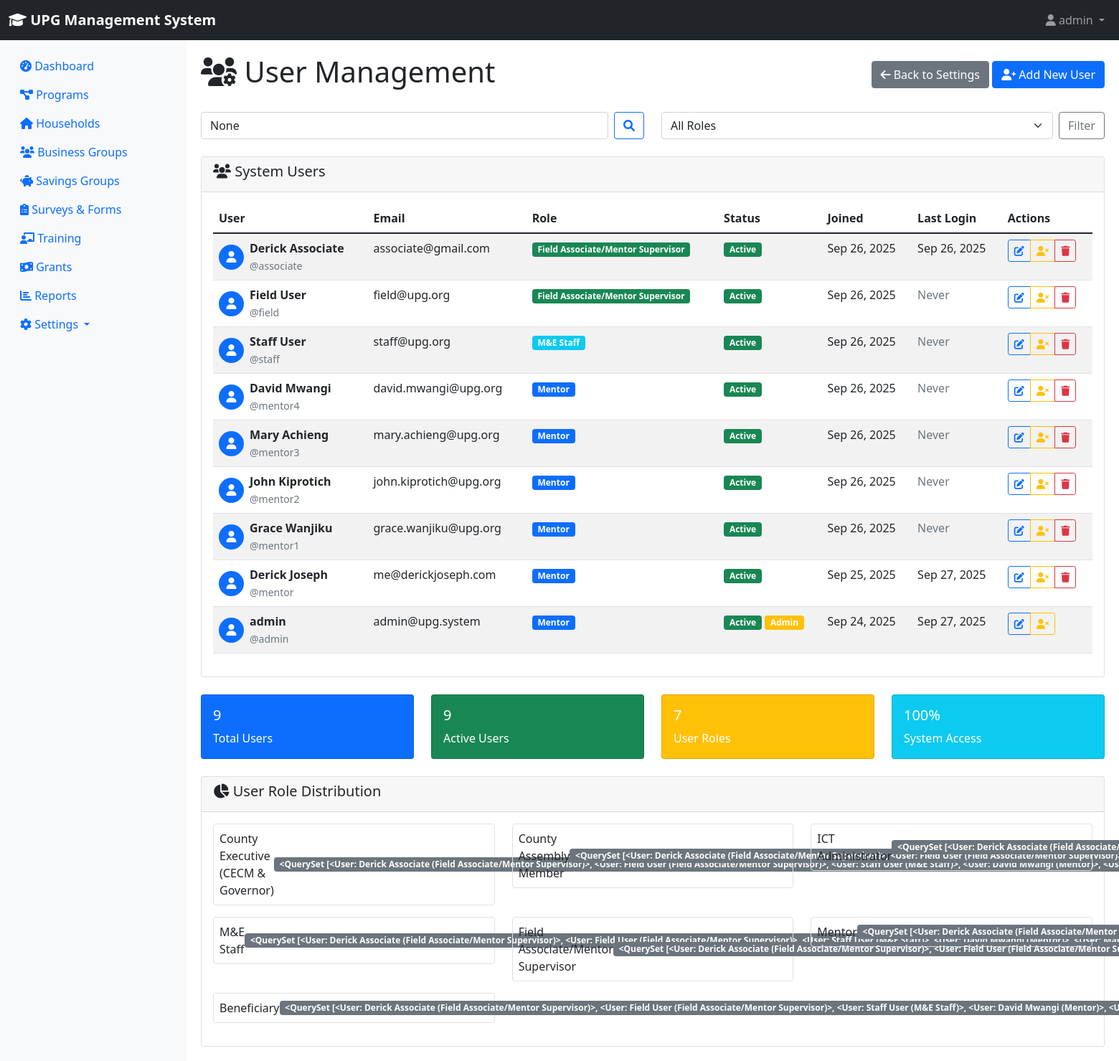
The page /settings/users/ (signed in) on the database its author committed.
### accounts/models.py (models this page shows, shortened)
class User(AbstractUser):
    ROLE_CHOICES = [
        ('county_executive', 'County Executive (CECM & Governor)'),
        ('county_assembly', 'County Assembly Member'),
        ('ict_admin', 'ICT Administrator'),
        ('me_staff', 'M&E Staff'),
        ('field_associate', 'Field Associate/Mentor Supervisor'),
        ('mentor', 'Mentor'),
        ('beneficiary', 'Beneficiary'),
    ]
    email = models.EmailField(unique=True)
    role = models.CharField(max_length=20, choices=ROLE_CHOICES, default='mentor')
    phone_number = models.CharField(max_length=15, blank=True)
    office = models.CharField(max_length=100, blank=True)
    country = models.CharField(max_length=50, default='Kenya')
    is_active = models.BooleanField(default=True)
    created_at = models.DateTimeField(auto_now_add=True)
    updated_at = models.DateTimeField(auto_now=True)
    def __str__(self):
        return f"{self.get_full_name()} ({self.get_role_display()})"
    class Meta:
        db_table = 'upg_users'

### settings_module/views.py (the view, shortened to what this page needs)
# urls.py: path('users/', views.user_management, name='user_management'),
@login_required
def user_management(request):
    if not (request.user.is_superuser or request.user.role == 'ict_admin'):
        messages.error(request, 'You do not have permission to manage users.')
        return redirect('settings:settings_dashboard')
    users = User.objects.all().order_by('-date_joined')
    search_query = request.GET.get('search')
    role_filter = request.GET.get('role')
    if role_filter:
        users = users.filter(role=role_filter)
    paginator = Paginator(users, 10)
    page_number = request.GET.get('page')
    users = paginator.get_page(page_number)
    context = {
        'page_title': 'User Management',
        'users': users,
        'role_choices': User.ROLE_CHOICES,
        'search_query': search_query,
        'selected_role': role_filter,
    }
    return render(request, 'settings_module/user_management.html', context)

### core/context_processors.py (called while the page is built, shortened)
def system_alerts(request):
    if request.user.is_authenticated:
        from settings_module.models import SystemAlert, UserAlertDismissal
        from django.utils import timezone
        active_alerts = SystemAlert.objects.filter(
            is_active=True,
            show_until__gt=timezone.now()
        )
        user_alerts = []
        return {
            'system_alerts': user_alerts,
            'alerts_count': len(user_alerts),
        }
    return {}

### settings_module/templates/settings_module/user_management.html (shortened to what this page needs)
{% extends 'base.html' %}
{% block content %}
<div class="d-flex justify-content-between align-items-center mb-4">
    <h1><i class="fas fa-users-cog"></i> {{ page_title }}</h1>
    <div>
        <a href="{% url 'settings:settings_dashboard' %}" class="btn btn-secondary">
            <i class="fas fa-arrow-left"></i> Back to Settings
        </a>
        <a href="{% url 'settings:user_create' %}" class="btn btn-primary">
            <i class="fas fa-user-plus"></i> Add New User
        </a>
    </div>
</div>
<div class="row mb-4">
    <div class="col-md-6">
        <form method="get" class="d-flex">
            <input type="text" name="search" class="form-control me-2" placeholder="Search users..." value="{{ search_query }}">
            <button type="submit" class="btn btn-outline-primary">
                <i class="fas fa-search"></i>
            </button>
        </form>
    </div>
    <div class="col-md-6">
        <form method="get" class="d-flex">
            <select name="role" class="form-select me-2">
                <option value="">All Roles</option>
            </select>
            <button type="submit" class="btn btn-outline-secondary">Filter</button>
        </form>
    </div>
</div>
<div class="card">
    <div class="card-header">
        <h5><i class="fas fa-users"></i> System Users</h5>
    </div>
    <div class="card-body">
        {% if users %}
        <div class="table-responsive">
            <table class="table table-striped table-hover">
                <thead>
                    <tr>
                        <th>User</th>
                        <th>Email</th>
                        <th>Role</th>
                        <th>Status</th>
                        <th>Joined</th>
                        <th>Last Login</th>
                        <th>Actions</th>
                    </tr>
                </thead>
                <tbody>
                    {% for user in users %}
                    <tr>
                        <td>
                            <div class="d-flex align-items-center">
                                <div class="bg-primary text-white rounded-circle d-flex align-items-center justify-content-center me-2" style="width: 35px; height: 35px;">
                                    <i class="fas fa-user"></i>
                                </div>
                                <div>
                                    <strong>{{ user.get_full_name|default:user.username }}</strong>
                                    <br><small class="text-muted">@{{ user.username }}</small>
                                </div>
                            </div>
                        </td>
                        <td>{{ user.email|default:'-' }}</td>
                        <td>
                            <span class="badge bg-{% if user.role == 'ict_admin' %}danger{% elif user.role == 'county_executive' %}warning{% elif user.role == 'me_staff' %}info{% elif user.role == 'field_associate' %}success{% elif user.role == 'mentor' %}primary{% else %}secondary{% endif %}">
                                {{ user.get_role_display }}
                            </span>
                        </td>
                        <td>
                            {% if user.is_active %}
                                <span class="badge bg-success">Active</span>
                            {% else %}
                                <span class="badge bg-danger">Inactive</span>
                            {% endif %}
                            {% if user.is_superuser %}
                                <span class="badge bg-warning">Admin</span>
                            {% endif %}
                        </td>
                        <td>{{ user.date_joined|date:"M d, Y" }}</td>
                        <td>
                            {% if user.last_login %}
                                {{ user.last_login|date:"M d, Y" }}
                            {% else %}
                                <span class="text-muted">Never</span>
                            {% endif %}
                        </td>
                        <td>
                            <div class="btn-group btn-group-sm">
                                <a href="{% url 'settings:user_edit' user.id %}" class="btn btn-outline-primary" title="Edit User">
                                    <i class="fas fa-edit"></i>
                                </a>
                                {% if not user.is_superuser or request.user.is_superuser %}
                                <button class="btn btn-outline-warning" onclick="toggleUserStatus({{ user.id }}, '{{ user.is_active|yesno:'deactivate,activate' }}')" title="{% if user.is_active %}Deactivate{% else %}Activate{% endif %} User">
                                    {% if user.is_active %}
                                        <i class="fas fa-user-times"></i>
                                    {% else %}
                                        <i class="fas fa-user-check"></i>
                                    {% endif %}
                                </button>
                                {% endif %}
                                {% if user != request.user and not user.is_superuser %}
                                <a href="{% url 'settings:user_delete' user.id %}" class="btn btn-outline-danger" title="Delete User">
                                    <i class="fas fa-trash"></i>
                                </a>
                                {% endif %}
                            </div>
                        </td>
                    </tr>
                    {% endfor %}
                </tbody>
            </table>
        </div>
        {% else %}
        <div class="text-center py-5">
            <i class="fas fa-users fa-3x text-muted mb-3"></i>
            <h4 class="text-muted">No Users Found</h4>
            <p class="text-muted">No users match your search criteria.</p>
        </div>
        {% endif %}
    </div>
</div>
<div class="row mt-4">
    <div class="col-md-3">
        <div class="card bg-primary text-white">
            <div class="card-body">
                <h5>{{ users.paginator.count }}</h5>
                <p class="mb-0">Total Users</p>
            </div>
        </div>
    </div>
    <div class="col-md-3">
        <div class="card bg-success text-white">
            <div class="card-body">
                <h5>{{ users.paginator.object_list|length }}</h5>
                <p class="mb-0">Active Users</p>
            </div>
        </div>
    </div>
    <div class="col-md-3">
        <div class="card bg-warning text-white">
            <div class="card-body">
                <h5>7</h5>
                <p class="mb-0">User Roles</p>
            </div>
        </div>
    </div>
    <div class="col-md-3">
        <div class="card bg-info text-white">
            <div class="card-body">
                <h5>100%</h5>
                <p class="mb-0">System Access</p>
            </div>
        </div>
    </div>
</div>
<div class="row mt-4">
    <div class="col-12">
        <div class="card">
            <div class="card-header">
                <h5><i class="fas fa-chart-pie"></i> User Role Distribution</h5>
            </div>
            <div class="card-body">
                <div class="row">
                    {% for value, label in role_choices %}
                    <div class="col-md-6 col-lg-4 mb-3">
                        <div class="d-flex justify-content-between align-items-center border rounded p-2">
                            <span>{{ label }}</span>
                            <span class="badge bg-secondary">
                                {{ users.paginator.object_list|default_if_none:0 }}
                            </span>
                        </div>
                    </div>
                    {% endfor %}
                </div>
            </div>
        </div>
    </div>
</div>
{% endblock %}

### templates/base.html (shortened to what this page needs)
<!DOCTYPE html>
<html lang="en">
<head>
    <link href="https://cdn.jsdelivr.net/npm/bootstrap@5.1.3/dist/css/bootstrap.min.css" rel="stylesheet">
    <link href="https://cdnjs.cloudflare.com/ajax/libs/font-awesome/6.0.0/css/all.min.css" rel="stylesheet">
</head>
<body>
    <nav class="navbar navbar-expand-lg navbar-dark bg-dark">
        <div class="container-fluid">
            <a class="navbar-brand" href="{% url 'dashboard:dashboard' %}">
                <i class="fas fa-graduation-cap"></i> UPG Management System
            </a>
            {% if user.is_authenticated %}
            <div class="navbar-nav ms-auto">
                <div class="nav-item dropdown">
                    <a class="nav-link dropdown-toggle" href="#" role="button" data-bs-toggle="dropdown">
                        <i class="fas fa-user"></i> {{ user.get_full_name|default:user.username }}
                    </a>
                </div>
            </div>
            {% endif %}
        </div>
    </nav>
    <div class="container-fluid">
        <div class="row">
            {% if user.is_authenticated %}
            <nav class="col-md-2 d-none d-md-block sidebar">
                <div class="sidebar-sticky pt-3">
                    <ul class="nav flex-column">
                        <li class="nav-item">
                            <a class="nav-link {% if request.resolver_match.url_name == 'dashboard' %}active{% endif %}"
                               href="{% url 'dashboard:dashboard' %}">
                                <i class="fas fa-tachometer-alt"></i> Dashboard
                            </a>
                        </li>
                        {% if perms.can_view_programs %}
                        <li class="nav-item">
                            <a class="nav-link" href="{% url 'programs:program_list' %}">
                                <i class="fas fa-project-diagram"></i> Programs
                            </a>
                        </li>
                        {% endif %}
                        {% if perms.can_view_households %}
                        <li class="nav-item">
                            <a class="nav-link" href="{% url 'households:household_list' %}">
                                <i class="fas fa-home"></i> Households
                            </a>
                        </li>
                        {% endif %}
                        {% if perms.can_view_business_groups %}
                        <li class="nav-item">
                            <a class="nav-link" href="{% url 'business_groups:group_list' %}">
                                <i class="fas fa-users"></i> Business Groups
                            </a>
                        </li>
                        {% endif %}
                        {% if perms.can_view_savings_groups %}
                        <li class="nav-item">
                            <a class="nav-link" href="{% url 'savings_groups:savings_list' %}">
                                <i class="fas fa-piggy-bank"></i> Savings Groups
                            </a>
                        </li>
                        {% endif %}
                        {% if perms.can_view_surveys %}
                        <li class="nav-item">
                            <a class="nav-link" href="{% url 'surveys:survey_list' %}">
                                <i class="fas fa-clipboard-list"></i> Surveys & Forms
                            </a>
                        </li>
                        {% endif %}
                        {% if perms.can_view_training %}
                        <li class="nav-item">
                            <a class="nav-link" href="{% url 'training:training_list' %}">
                                <i class="fas fa-chalkboard-teacher"></i> Training
                            </a>
                        </li>
                        {% endif %}
                        {% if perms.can_view_grants %}
                        <li class="nav-item">
                            <a class="nav-link" href="{% url 'grants:grants_dashboard' %}">
                                <i class="fas fa-money-bill-wave"></i> Grants
                            </a>
                        </li>
                        {% endif %}
                        {% if perms.can_view_reports %}
                        <li class="nav-item">
                            <a class="nav-link" href="{% url 'reports:report_list' %}">
                                <i class="fas fa-chart-bar"></i> Reports
                            </a>
                        </li>
                        {% endif %}
                        {% if perms.can_view_settings %}
                        <li class="nav-item dropdown">
                            <a class="nav-link dropdown-toggle" href="#" role="button" data-bs-toggle="dropdown">
                                <i class="fas fa-cog"></i> Settings
                            </a>
                        </li>
                        {% endif %}
                    </ul>
                </div>
            </nav>
            {% endif %}
            <main role="main" class="{% if user.is_authenticated %}col-md-10 ml-sm-auto{% else %}col-12{% endif %} content-wrapper">
                {% block content %}{% endblock %}
            </main>
        </div>
    </div>
</body>
</html>

### templates/base.html (style rules this page uses)
.navbar-brand { font-weight: bold; }
.sidebar { min-height: 100vh; background-color: #f8f9fa; }
.content-wrapper { padding: 20px; }

### rows shown on the page
User: get_full_name "admin", username "admin", email "admin@upg.system", role "Mentor", is_active "Active", is_superuser "Admin", date_joined "Sep 24, 2025", last_login "Sep 27, 2025"
User: get_full_name "Derick Associate", username "associate", email "associate@gmail.com", role "Field Associate/Mentor Supervisor", is_active "Active", date_joined "Sep 26, 2025", last_login "Sep 26, 2025", is_superuser False (drawn), paginator.object_list "<QuerySet [<User: Derick Associate (Field Associate/Mentor Supervisor)>, <User: Field User (Field Associate/Mentor Supervisor)>, <User: Staff User (M&E Staff)>, <User: David Mwangi (Mentor)>,…" "<QuerySet [<User: Derick Associate (Field Associate/Mentor Supervisor)>, <User: Field User (Field Associate/Mentor…" "<QuerySet [<User: Derick Associate (Field…" "<QuerySet [<User: Derick Associate (Field Associate/Mentor Supervisor)>, <User: Field User (Field Associate/Mentor Supervisor)>, <User: Staff User (M&E Staff)>, <User: David Mwangi (Mentor)>, <User:…" "<QuerySet [<User: Derick Associate (Field Associate/Mentor Supervisor)>, <User: Field User (Field Associate/Mentor…" "<QuerySet [<User: Derick Associate (Field Associate/Mentor…" "<QuerySet [<User: Derick Associate (Field Associate/Mentor Supervisor)>, <User: Field User (Field Associate/Mentor Supervisor)>, <User: Staff User (M&E Staff)>, <User: David Mwangi (Mentor)>,…"
User: get_full_name "Field User", username "field", email "field@upg.org", role "Field Associate/Mentor Supervisor", is_active "Active", date_joined "Sep 26, 2025", shows "Never", is_superuser False (drawn)
User: get_full_name "Staff User", username "staff", email "staff@upg.org", role "M&E Staff", is_active "Active", date_joined "Sep 26, 2025", shows "Never", is_superuser False (drawn)
User: get_full_name "David Mwangi", username "mentor4", email "david.mwangi@upg.org", role "Mentor", is_active "Active", date_joined "Sep 26, 2025", shows "Never", is_superuser False (drawn)
User: get_full_name "Mary Achieng", username "mentor3", email "mary.achieng@upg.org", role "Mentor", is_active "Active", date_joined "Sep 26, 2025", shows "Never", is_superuser False (drawn)
User: get_full_name "John Kiprotich", username "mentor2", email "john.kiprotich@upg.org", role "Mentor", is_active "Active", date_joined "Sep 26, 2025", shows "Never", is_superuser False (drawn)
User: get_full_name "Grace Wanjiku", username "mentor1", email "grace.wanjiku@upg.org", role "Mentor", is_active "Active", date_joined "Sep 26, 2025", shows "Never", is_superuser False (drawn)
User: get_full_name "Derick Joseph", username "mentor", email "me@derickjoseph.com", role "Mentor", is_active "Active", date_joined "Sep 25, 2025", last_login "Sep 27, 2025", is_superuser False (drawn)

### other values the page prints
{{ page_title }} "User Management"
{{ users.paginator.count }} "9"
{{ users.paginator.object_list|length }} "9"
{{ label }} "County Executive (CECM & Governor)" "County Assembly Member" "ICT Administrator" "M&E Staff" "Field Associate/Mentor Supervisor" "Mentor" "Beneficiary"
